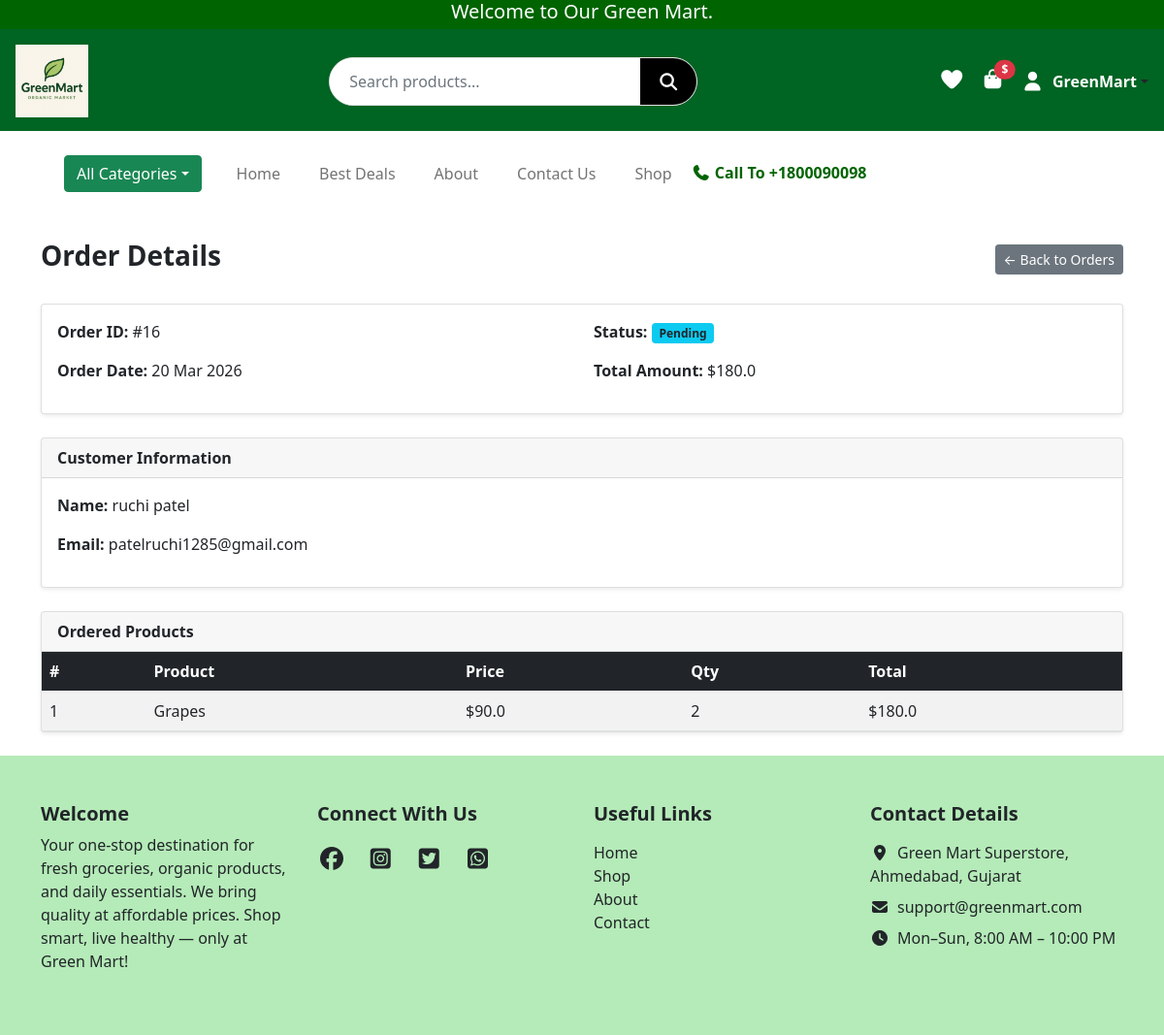
Before: /admin/orders/view/16 (signed in) with the older database file.
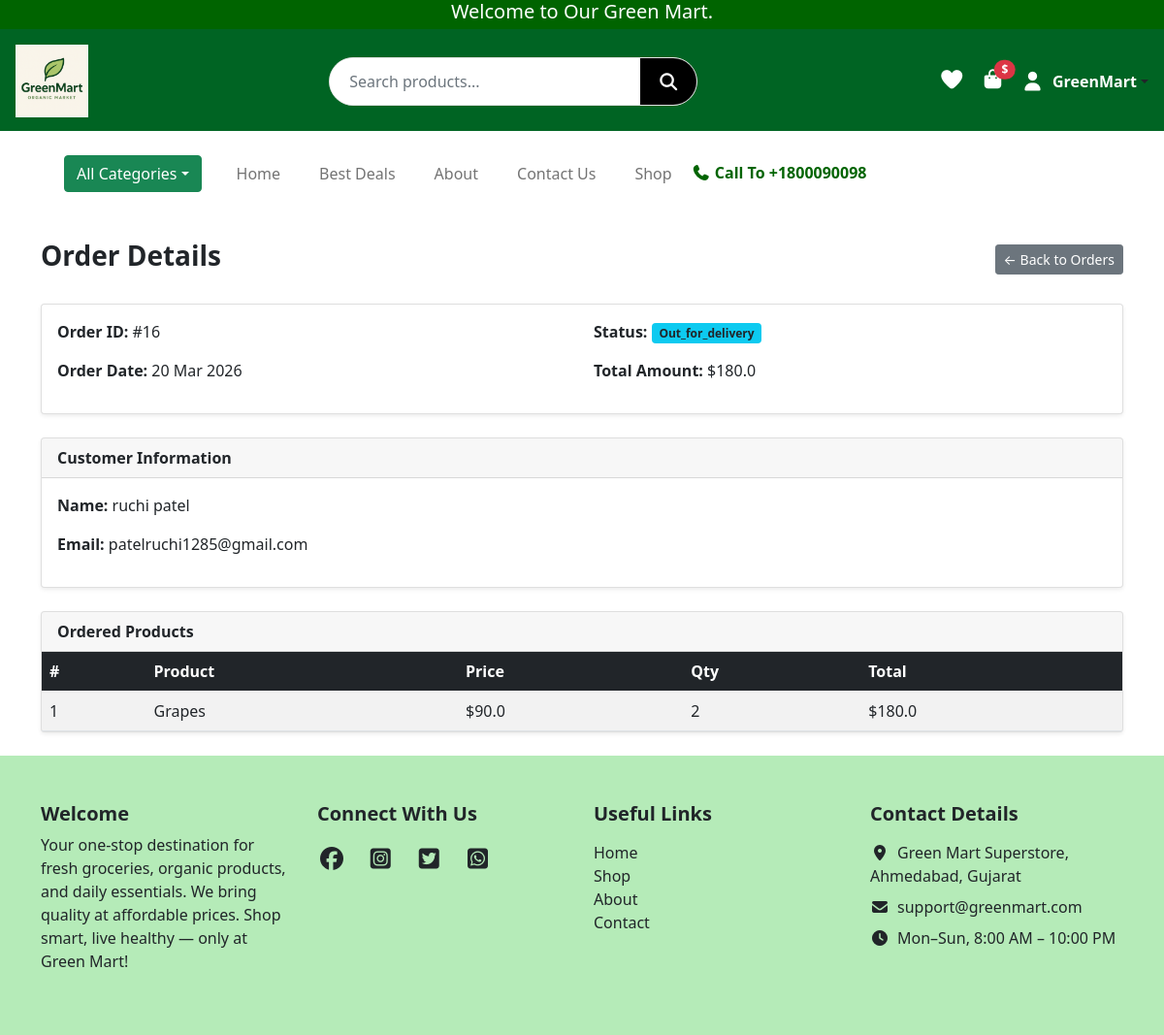
After: the same page with the newer database file.
### website/models.py (models this page shows, shortened)
class User(UserMixin, db.Model):
    __tablename__ = "users"
    id = db.Column(db.Integer, primary_key=True)
    name = db.Column(db.String(50), nullable=False)
    email = db.Column(db.String(120), unique=True, nullable=False)
    password_hash = db.Column(db.String(128), nullable=False)
    role = db.Column(db.String(20), default="customer")
    is_verified = db.Column(db.Boolean, default=False)

class Order(db.Model):
    id = db.Column(db.Integer, primary_key=True)
    user_id = db.Column(db.Integer, db.ForeignKey("users.id"))
    total_amount = db.Column(db.Float)
    status = db.Column(db.String(20), default="Pending")
    created_at = db.Column(db.DateTime, default=datetime.utcnow)
    shipping_name = db.Column(db.String(100))
    shipping_phone = db.Column(db.String(15))
    shipping_street = db.Column(db.String(200))
    shipping_city = db.Column(db.String(100))
    shipping_state = db.Column(db.String(100))
    shipping_pin = db.Column(db.String(10))
    payment_method = db.Column(db.String(20), default="cod")  # cod / upi
    payment_status = db.Column(db.String(20), default="Unpaid")  # Unpaid / Pending / Paid
    utr_number = db.Column(db.String(50), nullable=True)      # UTR number
    payment_screenshot = db.Column(db.String(300), nullable=True)  # Screenshot path
    cancel_reason  = db.Column(db.String(200), nullable=True)
    cancel_note    = db.Column(db.String(500), nullable=True)
    cancelled_at   = db.Column(db.DateTime,   nullable=True)
    cancel_flagged = db.Column(db.Boolean,    default=False)
    user = db.relationship("User", backref=db.backref("orders", lazy=True))
    items = db.relationship("OrderItem", backref="order", lazy=True)

class OrderItem(db.Model):
    id = db.Column(db.Integer, primary_key=True)
    order_id = db.Column(db.Integer, db.ForeignKey("order.id"))
    product_id = db.Column(db.Integer, db.ForeignKey("product.id"))
    quantity = db.Column(db.Integer)
    price = db.Column(db.Float)
    product = db.relationship("Product")

class Product(db.Model):
    __tablename__ = "product"
    id = db.Column(db.Integer, primary_key=True)
    name = db.Column(db.String(150), nullable=False)
    price = db.Column(db.Float, nullable=False)
    image = db.Column(db.String(300))
    description = db.Column(db.String(500))
    stock = db.Column(db.Integer, default=0)
    category_id = db.Column(
        db.Integer,
        db.ForeignKey("category.id"),
        nullable=True
    )

### website/admin.py (the view)
@admin.route("/admin/orders/view/<int:id>")
@admin_required
def view_order(id):
    order = Order.query.get_or_404(id)
    login_form = LoginForm()
    signup_form = SignupForm()
    return render_template(
        "admin/view_order.html",
        order=order,
        login_form=login_form,
        signup_form=signup_form,
    )

### website/forms.py
class LoginForm(FlaskForm):
    email = StringField("Email", validators=[DataRequired(), Email()])
    password = PasswordField("Password", validators=[DataRequired()])
    submit = SubmitField("Login")

class SignupForm(FlaskForm):
    name = StringField("Name", validators=[DataRequired(), Length(min=2, max=50)])
    email = StringField("Email", validators=[DataRequired(), Email()])
    password = PasswordField("Password", validators=[DataRequired(), Length(min=6)])
    confirm_password = PasswordField(
        "Confirm Password", validators=[DataRequired(), EqualTo("password")]
    )
    submit = SubmitField("Sign Up")

### website/admin.py (called while the page is built)
def admin_required(f):
    @wraps(f)
    @login_required
    def decorated_function(*args, **kwargs):
        if current_user.role != "admin":
            flash("Admin access required!")
            return redirect(url_for("views.home"))
        return f(*args, **kwargs)
    return decorated_function

### website/templates/admin/view_order.html
{% extends "base.html" %}
{% block content %}
<div class="container py-4">
    <div class="d-flex justify-content-between align-items-center mb-4">
        <h3 class="fw-bold">Order Details</h3>
        <a href="{{ url_for('admin.manage_orders') }}" class="btn btn-secondary btn-sm">
            ← Back to Orders
        </a>
    </div>
    <div class="card shadow-sm mb-4">
        <div class="card-body">
            <div class="row">
                <div class="col-md-6">
                    <p><strong>Order ID:</strong> #{{ order.id }}</p>
                    <p><strong>Order Date:</strong> {{ order.created_at.strftime('%d %b %Y') }}</p>
                </div>
                <div class="col-md-6">
                    <p>
                        <strong>Status:</strong>
                        <span class="badge bg-info text-dark">
                            {{ order.status|capitalize }}
                        </span>
                    </p>
                    <p><strong>Total Amount:</strong> ${{ order.total_amount }}</p>
                </div>
            </div>
        </div>
    </div>
    <div class="card shadow-sm mb-4">
        <div class="card-header fw-bold">Customer Information</div>
        <div class="card-body">
            <p><strong>Name:</strong> {{ order.user.name }}</p>
            <p><strong>Email:</strong> {{ order.user.email }}</p>
        </div>
    </div>
    <div class="card shadow-sm">
        <div class="card-header fw-bold">Ordered Products</div>
        <div class="card-body p-0">
            <table class="table table-striped mb-0">
                <thead class="table-dark">
                    <tr>
                        <th>#</th>
                        <th>Product</th>
                        <th>Price</th>
                        <th>Qty</th>
                        <th>Total</th>
                    </tr>
                </thead>
                <tbody>
                    {% for item in order.items %}
                    <tr>
                        <td>{{ loop.index }}</td>
                        <td>{{ item.product.name }}</td>
                        <td>${{ item.price }}</td>
                        <td>{{ item.quantity }}</td>
                        <td>${{ item.price * item.quantity }}</td>
                    </tr>
                    {% endfor %}
                </tbody>
            </table>
        </div>
    </div>
</div>
{% endblock %}

### website/templates/base.html (shortened to what this page needs)
<!DOCTYPE html>
<html lang="en">
<head>
  <link rel="stylesheet" href="{{ url_for('static', filename='css/style.css') }}">
  <link href="https://cdn.jsdelivr.net/npm/bootstrap@5.0.2/dist/css/bootstrap.min.css" rel="stylesheet">
  <link rel="stylesheet" href="https://cdnjs.cloudflare.com/ajax/libs/font-awesome/7.0.1/css/all.min.css">
  <link rel="stylesheet" href="https://cdn.jsdelivr.net/npm/bootstrap-icons@1.11.1/font/bootstrap-icons.css">
  <link href="https://cdn.jsdelivr.net/npm/bootstrap-icons@1.11.1/font/bootstrap-icons.css" rel="stylesheet">
</head>
<body>
<div class="container-fluid top-header">
  <h5 class="text-center mb-0">Welcome to Our Green Mart.</h5>
</div>
<header class="main-header d-flex flex-wrap align-items-center justify-content-between p-3">
  <div class="logo-area">
    <a href="{{ url_for('views.home') }}">
      <img src="{{ url_for('static', filename='images/logo.png') }}" alt="logo" class="img-fluid">
    </a>
  </div>
  <div class="search-area flex-grow-1 mx-3 position-relative d-none d-lg-flex">
    <form class="search-box d-flex" action="{{ url_for('views.search') }}" method="get">
      <input type="text" name="q" id="liveSearch" class="form-control" placeholder="Search products..." autocomplete="off">
      <button type="submit"><i class="fa-solid fa-magnifying-glass"></i></button>
    </form>
  </div>
  <div class="icons-area d-flex align-items-center gap-3 flex-shrink-0">
    <a href="{{ url_for('views.wishlist') }}"><i class="fa-solid fa-heart"></i></a>
    <div class="cart-box position-relative">
      <a href="{{ url_for('views.cart') }}">
        <i class="fa-solid fa-bag-shopping fs-5"></i>
      </a>
      <span class="cart-price position-absolute top-0 start-100 translate-middle badge rounded-pill bg-danger">
        ${{ subtotal }}
      </span>
    </div>
    {% if current_user.is_authenticated %}
    <div class="dropdown">
      <a class="d-flex align-items-center text-dark text-decoration-none dropdown-toggle" data-bs-toggle="dropdown">
        <i class="fa-solid fa-user fs-5"></i>
        <span class="ms-2 fw-bold" style="color:white;">{{ current_user.name }}</span>
      </a>
    </div>
    {% else %}
      <i class="fa-solid fa-user fs-5" data-bs-toggle="modal" data-bs-target="#loginModal"></i>
    {% endif %}
  </div>
</header>
<div class="container nav">
  <nav class="navbar navbar-expand-lg navbar-light bg-white p-4">
    <div class="container-fluid">
      <div class="dropdown me-3">
        <button class="btn btn-success dropdown-toggle" data-bs-toggle="dropdown">All Categories</button>
      </div>
      <div class="collapse navbar-collapse" id="mainNavbar">
        <ul class="navbar-nav me-auto mb-2 mb-lg-0">
          <li class="nav-item"><a class="nav-link" href="{{ url_for('views.home') }}">Home</a></li>
          <li class="nav-item"><a class="nav-link" href="{{ url_for('views.best_deals') }}">Best Deals</a></li>
          <li class="nav-item"><a class="nav-link" href="{{ url_for('views.about') }}">About</a></li>
          <li class="nav-item"><a class="nav-link" href="{{ url_for('views.contact') }}">Contact Us</a></li>
          <li class="nav-item"><a class="nav-link" href="{{ url_for('views.shop') }}">Shop</a></li>
        </ul>
        <h6 class="mb-0 ms-auto"><i class="fa-solid fa-phone"></i> Call To +1800090098</h6>
      </div>
    </div>
  </nav>
</div>
{% block content %}{% endblock %}
<footer class="text-dark py-5" style="background-color: #13be1e50;">
  <div class="container">
    <div class="row g-4">
      <div class="col-12 col-md-3">
        <h5 class="fw-bold">Welcome</h5>
        <p>Your one-stop destination for fresh groceries, organic products, and daily essentials.
          We bring quality at affordable prices. Shop smart, live healthy — only at Green Mart!</p>
      </div>
      <div class="col-12 col-md-3">
        <h5 class="fw-bold mb-3">Connect With Us</h5>
        <a href="#" class="text-dark fs-4 me-3"><i class="fa-brands fa-facebook"></i></a>
        <a href="#" class="text-dark fs-4 me-3"><i class="fa-brands fa-square-instagram"></i></a>
        <a href="#" class="text-dark fs-4 me-3"><i class="fa-brands fa-square-twitter"></i></a>
        <a href="#" class="text-dark fs-4"><i class="fa-brands fa-square-whatsapp"></i></a>
      </div>
      <div class="col-12 col-md-3">
        <h5 class="fw-bold mb-3">Useful Links</h5>
        <ul class="list-unstyled">
          <li><a href="" class="text-dark text-decoration-none">Home</a></li>
          <li><a href="" class="text-dark text-decoration-none">Shop</a></li>
          <li><a href="" class="text-dark text-decoration-none">About</a></li>
          <li><a href="" class="text-dark text-decoration-none">Contact</a></li>
        </ul>
      </div>
      <div class="col-12 col-md-3">
        <h5 class="fw-bold mb-3">Contact Details</h5>
        <ul class="list-unstyled">
          <li class="mb-2"><i class="fa-solid fa-location-dot me-2"></i>Green Mart Superstore, Ahmedabad, Gujarat</li>
          <li class="mb-2"><i class="fa-solid fa-envelope me-2"></i>support@greenmart.com</li>
          <li><i class="fa-solid fa-clock me-2"></i>Mon–Sun, 8:00 AM – 10:00 PM</li>
        </ul>
      </div>
    </div>
  </div>
</footer>
</body>
</html>

### website/static/css/style.css (style rules this page uses)
body, html { overflow-x: hidden; }
.container, .container-fluid { padding-left: 15px; padding-right: 15px; }
.top-header { background-color: #006400; color: white; height: 30px; display: flex; justify-content: center; }
.main-header { height: 105px; background: #006423; display: flex; align-items: center; justify-content: space-between; padding: 0 40px; }
.logo-area img { height: 75px; }
.search-area { flex-grow: 1; display: flex; justify-content: center; }
.search-box { width: 45%; background: #ffffff; display: flex; border-radius: 40px; overflow: hidden; border: 1px solid #e2e2e2; }
.search-box input { flex: 1; border: none; outline: none; padding: 14px 20px; font-size: 16px; }
.search-box button { width: 58px; background: #000; border: none; display: flex; justify-content: center; align-items: center; cursor: pointer; }
.search-box button i { color: white; font-size: 18px; }
.icons-area { display: flex; align-items: center; gap: 25px; }
.icons-area i { font-size: 22px; color: white; cursor: pointer; }
.cart-box { display: flex; align-items: center; gap: 5px; }
.cart-price { color: white; font-size: 17px; font-weight: 500; }
.navbar-nav .nav-link { font-size: 16px; font-weight: 500; margin: 0 12px; color: #000; }
.navbar h6 { margin: 0; font-weight: 600; color: #006400; }
li { list-style: none; }
.form-control { height: 48px; }
body { background: #f4f6f8; font-family: Arial }
input { width: 100%; padding: 10px; margin-bottom: 10px; border: 1px solid #ccc; border-radius: 5px }

Changed rows visible on the page:
changed Order id 16: status "Pending" → "Out_for_delivery"
